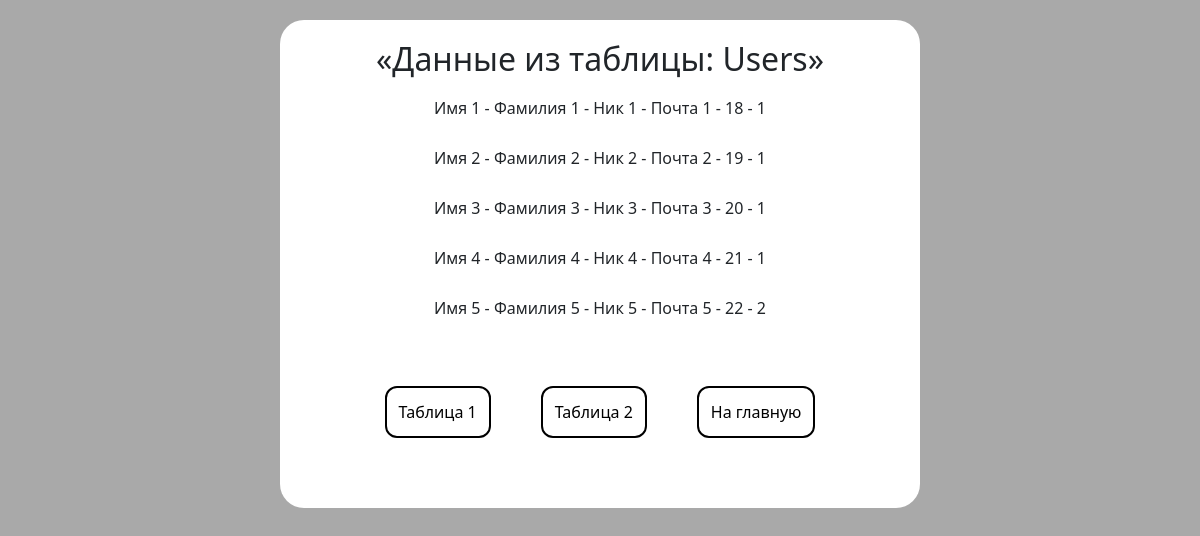
Screenshot of /table_two/ with the database file from the repository.
### main/models.py (models this page shows, shortened)
class User(models.Model):
    f_name = models.CharField('Имя', max_length=50)
    s_name = models.CharField('Фамилия', max_length=50)
    n_name = models.CharField('Ник-Нейм', max_length=50)
    email = models.CharField('Почта', max_length=100)
    age = models.IntegerField('Возраст')
    favorite = models.IntegerField('Предпочтения')

### main/views.py (the view)
# urls.py: path('table_two/', views.table_two_page, name='table_two')
def table_two_page(request):
    data = {'data': User.objects.all()}
    return render(request, 'main/table_two_index.html', context=data)

### templates/main/table_two_index.html (shortened to what this page needs)
{% extends 'main/layout.html' %}
{% block content %}
    <div class="value_from_table">
        <h2>«Данные из таблицы: Users»</h2>
        {% for el in data %}
            <p>{{ el.f_name }} - {{ el.s_name }} - {{ el.n_name }} - {{ el.email }} - {{ el.age }} - {{ el.favorite }}</p>
        {% endfor %}
    </div>
    <div class="form">
        <a href="{% url 'table_one' %}">Таблица 1</a>
        <a href="{% url 'table_two' %}">Таблица 2</a>
        <a href="{% url 'home' %}">На главную</a>
    </div>
{% endblock %}

### static/main/css/main.css (style rules this page uses)
body { display: flex; background: darkgray; }
.form { margin: 50px auto; display: flex; align-items: center; gap: 50px; }
.form a { text-decoration: none; color: black; border: 2px solid black; border-radius: 12px; padding: 12px; }
.value_from_table { display: flex; flex-direction: column; align-items: center; gap: 10px; }

### rows the page displays
User: f_name "Имя 1", s_name "Фамилия 1", n_name "Ник 1", email "Почта 1", age "18", favorite "1"
User: f_name "Имя 2", s_name "Фамилия 2", n_name "Ник 2", email "Почта 2", age "19", favorite "1"
User: f_name "Имя 3", s_name "Фамилия 3", n_name "Ник 3", email "Почта 3", age "20", favorite "1"
User: f_name "Имя 4", s_name "Фамилия 4", n_name "Ник 4", email "Почта 4", age "21", favorite "1"
User: f_name "Имя 5", s_name "Фамилия 5", n_name "Ник 5", email "Почта 5", age "22", favorite "2"
